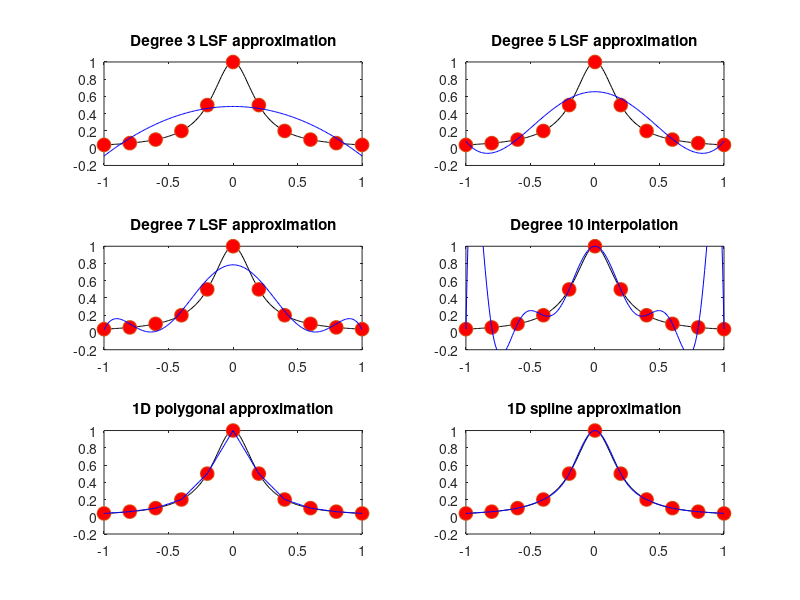

Reproduce this figure in MATLAB.
clearvars
close all

f=@(x) 1./(1+25*x.^2);
a = -1; b = 1;
nDiv = 10;         %number of divisions
n = nDiv + 1;      %number of points
h = (b-a)/nDiv;
%xSample = a:0.2:b; 
xSample = linspace(a,b,nDiv+1);
ySample = f(xSample);
%x = linspace(-1,1,201);
x = a:0.01:b;
y = f(x);

p = polyfit(xSample,ySample,10);
px = polyval(p,x);
plot(x,y,'-','color','black')
hold on
plot(xSample,ySample,'o','MarkerFaceColor','red',...
    'MarkerSize',10)
plot(x,px,'-','color','blue')
hold off

degree = [3,5,7,10];

for i = 1:length(degree)
    p = polyfit(xSample,ySample,degree(i));
    px = polyval(p,x);
    subplot(3,2,i)
    plot(x,y,'-','color','black')
    hold on
    plot(xSample,ySample,'o','Marker','o',...
        'MarkerFaceColor','red',...
        'MarkerSize',10)
    plot(x,px,'-','color','blue')
    if degree(i) < nDiv
        title(['Degree ',num2str(degree(i)),...
            ' LSF approximation'])
    else
        title(['Degree ', num2str(degree(i)),...
            ' interpolation'])
    end
    axis([-1,1,-0.2,1]);
    hold off
end

%Splines,
%Linear spline (polygonal)
lx=interp1(xSample,ySample,x);
subplot(3,2,5)
plot(x,y,'-','color','black')
hold on
plot(xSample,ySample,'o','Marker','o',...
     'MarkerFaceColor','red',...
     'MarkerSize',10)
plot(x,lx,'-','color','blue')
title('1D polygonal approximation')
axis([-1,1,-0.2,1]);
hold off

%Cubic spline (polygonal)
sx=spline(xSample,ySample,x);
subplot(3,2,6)
plot(x,y,'-','color','black')
hold on
plot(xSample,ySample,'o','Marker','o',...
     'MarkerFaceColor','red',...
     'MarkerSize',10)
plot(x,sx,'-','color','blue')
title('1D spline approximation')
axis([-1,1,-0.2,1]);
hold off


% Exercise
% Compute the mean and maximum error between the original
% curve and their approximation according to the polynomial
% degree for the measure points x=a:0.2:b and y=f(x). (Use
% all plotted points, xx=a:0.01:b to compute errors).
fprintf('%5s%13s%14s\n','Deg.','MEAN ERR.','MAX. ERR.')
for i = 1:length(degree)
    p = polyfit(xSample,ySample,degree(i));
    px = polyval(p,x);
    maxErr = norm(px-y,inf);
    meanErr = norm(px-y,1)/length(y);
    fprintf('%4d%14.4e%14.4e\n',degree(i),meanErr,maxErr)
end






 




    




